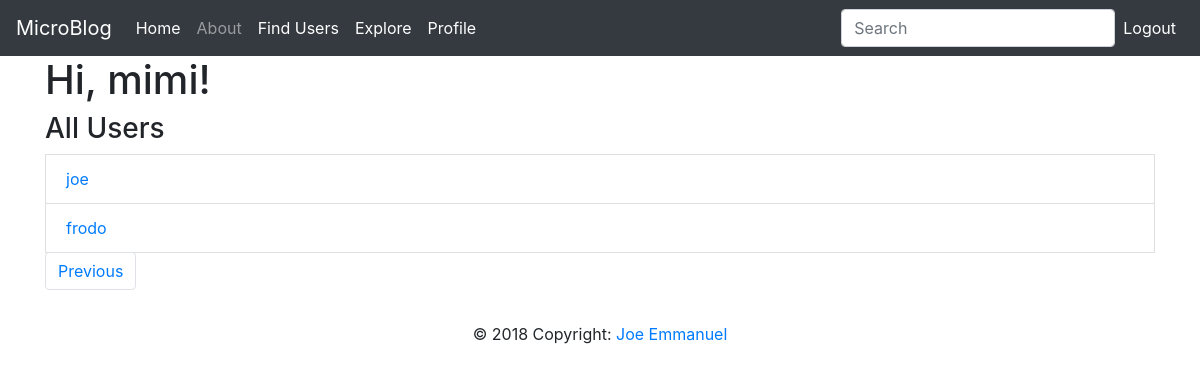
Screenshot of /all_users?page=2 (signed in) with the database file from the repository.
### app/models.py (models this page shows, shortened)
class User(UserMixin, db.Model):
    __tablename__ = 'user'
    id = db.Column(db.Integer, primary_key=True)
    username = db.Column(db.String(64), index=True, unique=True)
    email = db.Column(db.String(64), index=True, unique=True)
    password_hash = db.Column(db.String(128))
    posts = db.relationship('Post', backref='author', lazy='dynamic')
    about_me = db.Column(db.String(140))
    last_seen = db.Column(db.DateTime, default=datetime.utcnow)
    followed = db.relationship(
        'User', secondary=followers,
        primaryjoin=(followers.c.follower_id == id),
        secondaryjoin=(followers.c.followed_id == id),
        backref=db.backref('followers', lazy='dynamic'), lazy='dynamic')

### app/main/routes.py (the view)
@bp.route('/all_users')
@login_required
def all_users():
    page = request.args.get('page', 1, type=int)
    users = User.query.order_by(User.username.desc()).paginate(page, current_app.config['USERS_PER_PAGE'], False)  # attempting to implement a situation where a user can view other users
    posts = Post.query.order_by(Post.timestamp.desc()).paginate(page, current_app.config['POSTS_PER_PAGE'], False)
    next_url = url_for('main.all_users', page=users.next_num) if users.has_next else None
    prev_url = url_for('main.all_users', page=users.prev_num) if users.has_prev else None
    return render_template('all_users.html', users=users.items, title='All Users', next_url=next_url, prev_url=prev_url)

### app/main/forms.py
class SearchForm(FlaskForm):
    q = StringField('Search', validators=[DataRequired()])
    def __init__(self, *args, **kwargs):
        if 'formdata' not in kwargs:
            kwargs['formdata'] = request.args
        if 'csrf_enabled' not in kwargs:
            kwargs['csrf_enabled'] = False
        super(SearchForm, self).__init__(*args, **kwargs)

### app/main/routes.py (called while the page is built)
@bp.before_request
def before_request():
    if current_user.is_authenticated:
        current_user.last_seen = datetime.utcnow()
        db.session.commit()
        g.search_form = SearchForm()

### app/models.py (called while the page is built)
@login.user_loader
def loaded_user(id):
    return User.query.get(int(id))

### app/templates/all_users.html (shortened to what this page needs)
{% extends "base.html" %}
{% block content %}
    <h1>Hi, {{ current_user.username }}!</h1>
    {% if users %}
    <h3>All Users</h3>
    {% for user in users %}
    <ul class="list-group-item"><a href="{{ url_for('main.user', username=user.username) }}">{{ user.username }} </a></ul>
    {% endfor %}
    {% endif %}
    <nav aria-label="...">
  <ul class="pagination">
      {% if prev_url %}
    <li class="page-item">
      <a class="page-link" href="{{ prev_url }}">Previous</a>
    </li>
    {% endif %}
  </ul>
</nav>
{% endblock %}

### rows the page displays
User: username "mimi"
User: username "joe"
User: username "frodo"
